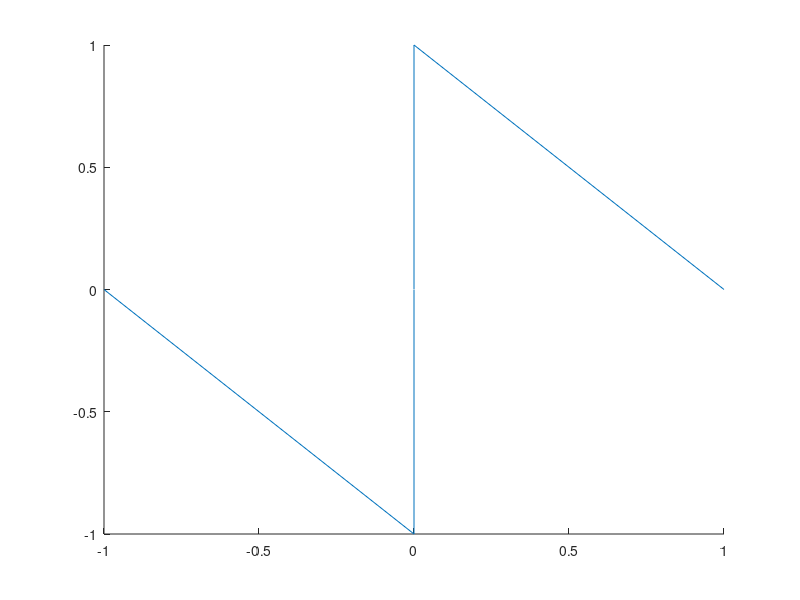

Write the MATLAB code that produced this figure. (Note: this script raises an error after producing the figure.)
function calculate_shapeCentre_test()
    v1=[1 0 0 0 0 -1;
        0 1 0 0 -1 0;
        0 0 1 -1 0 0;];
    hold on
    plot3(v1(1,:),v1(2,:),v1(3,:))
    cen1=calculate_shapeCentre(v1);
    plot3(cen1(1),cen1(2),cen1(3),'o')
end

